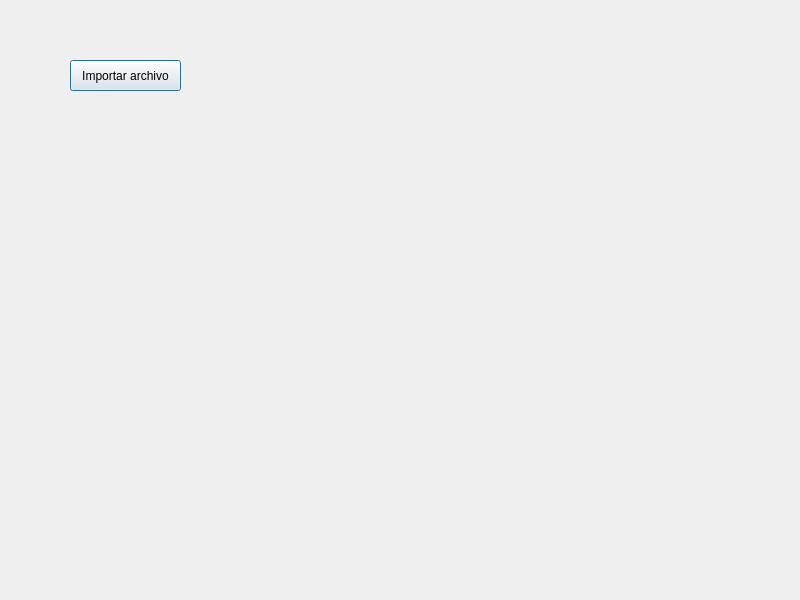
<?xml version="1.0" encoding="UTF-8"?>
<ui version="4.0">
 <class>Dialog</class>
 <widget class="QDialog" name="Dialog">
  <property name="geometry">
   <rect>
    <x>0</x>
    <y>0</y>
    <width>800</width>
    <height>600</height>
   </rect>
  </property>
  <property name="windowTitle">
   <string>Dialog</string>
  </property>
  <widget class="QPushButton" name="pushButton">
   <property name="geometry">
    <rect>
     <x>70</x>
     <y>60</y>
     <width>111</width>
     <height>31</height>
    </rect>
   </property>
   <property name="text">
    <string>Importar archivo</string>
   </property>
  </widget>
 </widget>
 <resources/>
 <connections/>
 <slots>
  <slot>importFile()</slot>
 </slots>
</ui>
